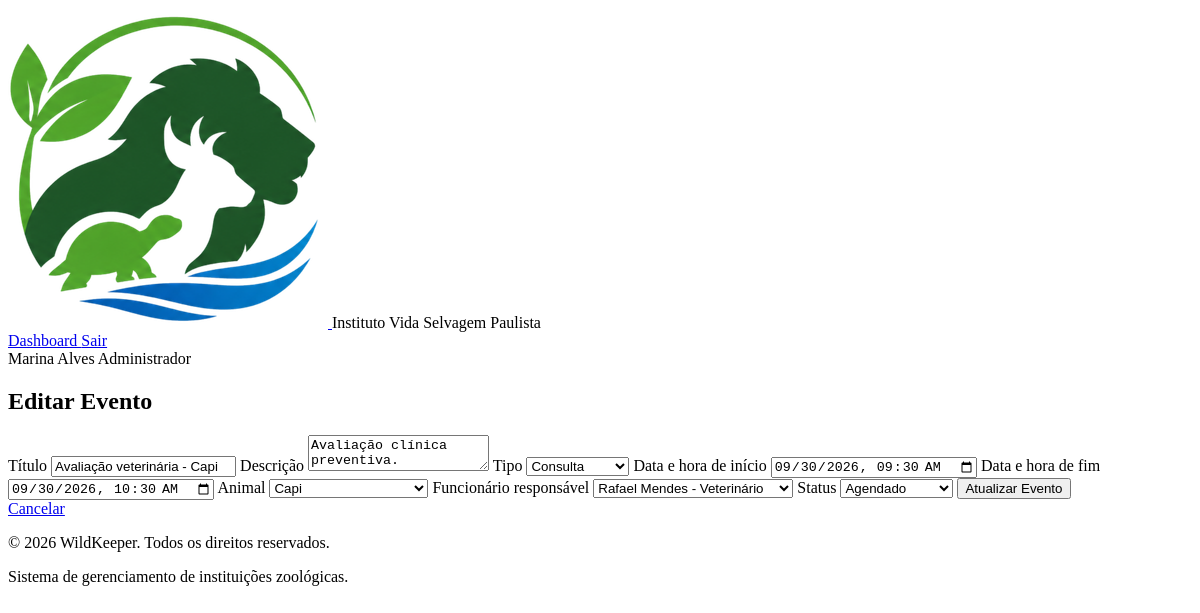
Before: /src/eventos/editar_evento.php?id=6 (signed in) with the older database file.
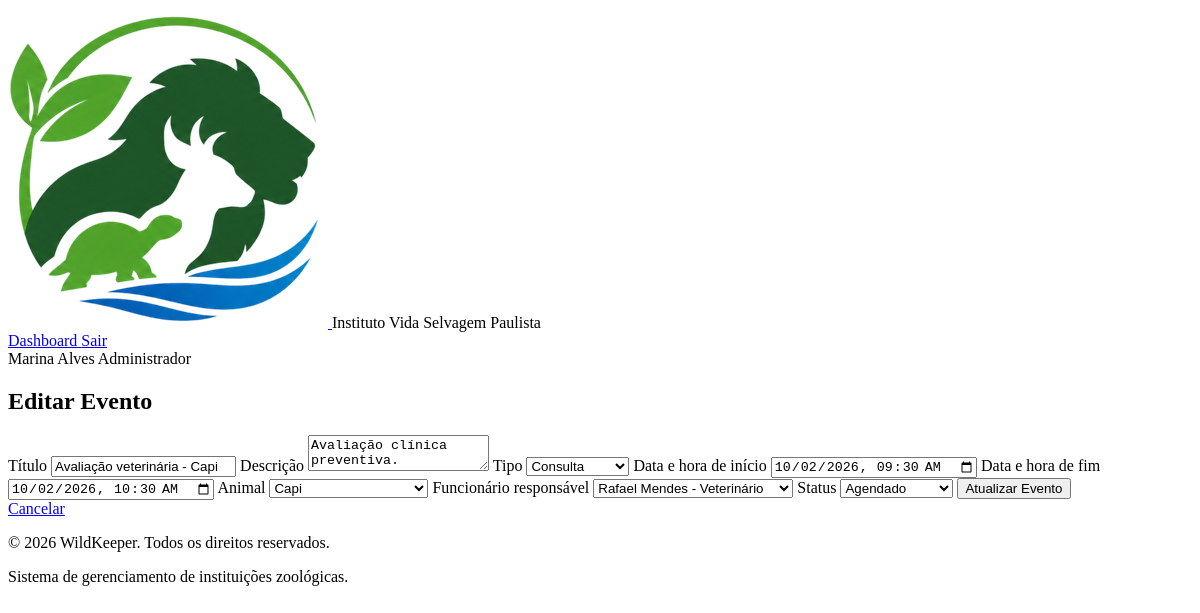
After: the same page with the newer database file.
### tables this page shows
CREATE TABLE
    IF NOT EXISTS eventos (
        id INT PRIMARY KEY AUTO_INCREMENT,
        titulo VARCHAR(255) NOT NULL,
        descricao TEXT,
        tipo ENUM (
            'Consulta',
            'Vacinação',
            'Alimentação',
            'Manutenção',
            'Transferência',
            'Outro'
        ),
        data_inicio DATETIME NOT NULL,
        data_fim DATETIME NOT NULL,
        animal_id INT DEFAULT NULL,
        habitat_id INT DEFAULT NULL,
        funcionario_id INT NOT NULL,
        status ENUM (
            'Agendado',
            'Em andamento',
            'Concluído',
            'Cancelado'
        ) DEFAULT 'Agendado',
        instituicao_id INT NOT NULL,
        FOREIGN KEY (animal_id) REFERENCES animais (id),
        FOREIGN KEY (habitat_id) REFERENCES habitats (id),
        FOREIGN KEY (funcionario_id) REFERENCES users (id),
        FOREIGN KEY (instituicao_id) REFERENCES instituicoes (id),
        created_at TIMESTAMP DEFAULT CURRENT_TIMESTAMP,
        updated_at TIMESTAMP DEFAULT CURRENT_TIMESTAMP ON UPDATE CURRENT_TIMESTAMP
    );

CREATE TABLE
    IF NOT EXISTS animais (
        id INT PRIMARY KEY AUTO_INCREMENT,
        nome VARCHAR(100) NOT NULL,
        sexo ENUM ('Masculino', 'Feminino', 'Indeterminado'),
        data_nascimento DATE DEFAULT NULL,
        data_chegada DATE DEFAULT NULL,
        peso DECIMAL(10, 3) NOT NULL,  
        altura DECIMAL(10, 3) NOT NULL,  
        microchip VARCHAR(20) NOT NULL UNIQUE,
        observacoes TEXT,
        especie_id INT NOT NULL,
        habitat_id INT NOT NULL,
        status_id INT NOT NULL,
        saude_status_id INT NOT NULL,
        instituicao_id INT NOT NULL,
        FOREIGN KEY (especie_id) REFERENCES especies (id),
        FOREIGN KEY (habitat_id) REFERENCES habitats (id),
        FOREIGN KEY (status_id) REFERENCES status_animais (id),
        FOREIGN KEY (saude_status_id) REFERENCES saude_status (id),
        FOREIGN KEY (instituicao_id) REFERENCES instituicoes (id),
        created_at TIMESTAMP DEFAULT CURRENT_TIMESTAMP,
        updated_at TIMESTAMP DEFAULT CURRENT_TIMESTAMP ON UPDATE CURRENT_TIMESTAMP
    );

CREATE TABLE
    IF NOT EXISTS users (
        id INT PRIMARY KEY AUTO_INCREMENT,
        nome VARCHAR(100) NOT NULL,
        cpf VARCHAR(14) NOT NULL UNIQUE,
        data_nascimento DATE NOT NULL,
        genero ENUM (
            'Masculino',
            'Feminino',
            'Não-binário',
            'Outro',
            'Prefiro não informar'
        ) NOT NULL,
        telefone VARCHAR(20) NOT NULL UNIQUE,
        email VARCHAR(100) NOT NULL UNIQUE,
        senha_hash VARCHAR(255) NOT NULL,
        cargo_id INT NOT NULL,
        status ENUM ('Ativo', 'Férias', 'Afastado', 'Desligado') DEFAULT 'Ativo',
        instituicao_id INT NOT NULL,
        FOREIGN KEY (cargo_id) REFERENCES cargos (id),
        FOREIGN KEY (instituicao_id) REFERENCES instituicoes (id),
        created_at TIMESTAMP DEFAULT CURRENT_TIMESTAMP,
        updated_at TIMESTAMP DEFAULT CURRENT_TIMESTAMP ON UPDATE CURRENT_TIMESTAMP
    );

### src/eventos/editar_evento.php (the view, shortened to what this page needs)
<?php
include "../includes/conexao.php";
$eventoId = trim($_GET['id'] ?? '');
$sql = "SELECT *
FROM eventos
WHERE id = ?
AND instituicao_id = ?";
$stmt = $conexao->prepare($sql);
$stmt->bind_param("ii", $eventoId, $_SESSION['instituicao_id']);
$stmt->execute();
$result = $stmt->get_result();
$evento = $result->fetch_assoc();
$sqlAnimais = "SELECT id, nome
FROM animais
WHERE instituicao_id = ?
ORDER BY nome ASC";
$stmtAnimais = $conexao->prepare($sqlAnimais);
$stmtAnimais->bind_param("i", $_SESSION['instituicao_id']);
$stmtAnimais->execute();
$animais = $stmtAnimais->get_result();
$sqlFuncionarios = "SELECT
    users.id,
    users.nome,
    cargos.nome AS cargo_nome
FROM users
INNER JOIN cargos ON cargos.id = users.cargo_id
WHERE users.instituicao_id = ?
AND users.status != 'Desligado'
ORDER BY users.nome ASC";
$stmtFuncionarios = $conexao->prepare($sqlFuncionarios);
$stmtFuncionarios->bind_param("i", $_SESSION['instituicao_id']);
$stmtFuncionarios->execute();
$funcionarios = $stmtFuncionarios->get_result();
?>
<!DOCTYPE html>
<html lang="pt-br">
<head>
</head>
<body>
    <?php include "../includes/dashboard-header.php" ?>
    <main>
        <section>
            <h1>Editar Evento</h1>
            <form action="atualizar_evento.php" method="post">
                <label for="titulo">Título</label>
                <input type="text" name="titulo" id="titulo" maxlength="255" value="<?= htmlspecialchars($evento['titulo']) ?>" required>
                <label for="descricao">Descrição</label>
                <textarea name="descricao" id="descricao"><?= htmlspecialchars($evento['descricao'] ?? "") ?></textarea>
                <label for="tipo">Tipo</label>
                <select name="tipo" id="tipo" required>
                    <option value="Consulta" <?= $evento['tipo'] == "Consulta" ? "selected" : "" ?>>Consulta</option>
                </select>
                <label for="data_inicio">Data e hora de início</label>
                <input type="datetime-local" name="data_inicio" id="data_inicio" value="<?= date('Y-m-d\TH:i', strtotime($evento['data_inicio'])) ?>" required>
                <label for="data_fim">Data e hora de fim</label>
                <input type="datetime-local" name="data_fim" id="data_fim" value="<?= date('Y-m-d\TH:i', strtotime($evento['data_fim'])) ?>" required>
                <label for="animal_id">Animal</label>
                <select name="animal_id" id="animal_id">
                    <?php while ($animal = $animais->fetch_assoc()): ?>
                        <option value="<?= htmlspecialchars($animal['id']) ?>" <?= $animal['id'] == $evento['animal_id'] ? "selected" : "" ?>>
                            <?= htmlspecialchars($animal['nome']) ?>
                        </option>
                    <?php endwhile; ?>
                </select>
                <label for="funcionario_id">Funcionário responsável</label>
                <select name="funcionario_id" id="funcionario_id" required>
                    <?php while ($funcionario = $funcionarios->fetch_assoc()): ?>
                        <option value="<?= htmlspecialchars($funcionario['id']) ?>" <?= $funcionario['id'] == $evento['funcionario_id'] ? "selected" : "" ?>>
                            <?= htmlspecialchars($funcionario['nome']) ?> - <?= htmlspecialchars($funcionario['cargo_nome']) ?>
                        </option>
                    <?php endwhile; ?>
                </select>
                <label for="status">Status</label>
                <select name="status" id="status" required>
                    <option value="Agendado" <?= $evento['status'] == "Agendado" ? "selected" : "" ?>>Agendado</option>
                </select>
                <button type="submit">Atualizar Evento</button>
            </form>
            <a href="mostrar_evento.php?id=<?= $eventoId ?>">Cancelar</a>
        </section>
    </main>
    <?php include "../includes/dashboard-footer.php" ?>
</body>
</html>

Changed rows visible on the page:
changed eventos "Avaliação veterinária - Capi": data_inicio "09/30/2026 09:30" → "10/02/2026 09:30"; data_fim "09/30/2026 10:30" → "10/02/2026 10:30"
